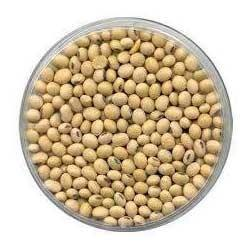
#> input picture beans.jpg, 250 x 250 px
$ python Sobel.py
#> lines starting #> are read from the running program, lines starting #| are printed output that depends on the picture
from scipy import ndimage
import matplotlib.pyplot as plt
import numpy as np
import cv2

def sobel_filters(img):

    Kx = np.array([[-1, 0, 1], [-2, 0, 2], [-1, 0, 1]], np.float32)
    Ky = np.array([[1, 2, 1], [0, 0, 0], [-1, -2, -1]], np.float32)

    Ix = ndimage.filters.convolve(img, Kx)
    Iy = ndimage.filters.convolve(img, Ky)

    G = np.hypot(Ix, Iy)
    G = G / G.max() * 255
    theta = np.arctan2(Iy, Ix)

    return (G, theta)
    #yield G
    #yield theta

img = cv2.imread('beans.jpg', 0)
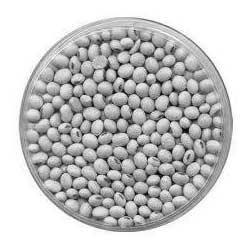
#> img: shape (250, 250); min 0, max 255, mean 199.9
#blur = cv2.GaussianBlur(img,(5,5),1)
(edges, theta1) = sobel_filters(img)
#> in sobel_filters, `Ix = ndimage.filters.convolve(img, Kx)`:
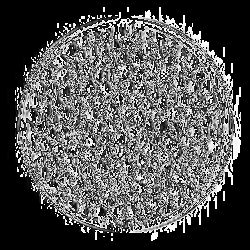
#> Ix: shape (250, 250); min 0, max 255, mean 84
#> in sobel_filters, `Iy = ndimage.filters.convolve(img, Ky)`:
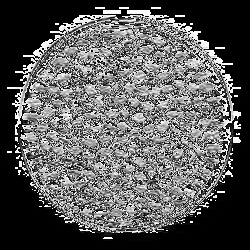
#> Iy: shape (250, 250); min 0, max 255, mean 90.1
#> in sobel_filters, `G = np.hypot(Ix, Iy)`:
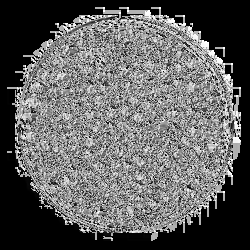
#> G: shape (250, 250) float16; min 0, max 360.5, mean 136.2; drawn with min black and max white
#> in sobel_filters, `theta = np.arctan2(Iy, Ix)`:
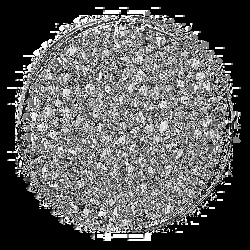
#> theta: shape (250, 250) float16; min 0, max 1.57, mean 0.566; drawn with min black and max white

#cv2.imshow('image', np.uint8(edges))
#cv2.waitKey(0)
#cv2.destroyAllWindows()

plt.subplot(121), plt.imshow(img, cmap = 'gray')
plt.title('Original Image'), plt.xticks([]), plt.yticks([])
plt.subplot(122), plt.imshow(np.uint8(edges),cmap = 'gray')
plt.title('Edge Image'), plt.xticks([]), plt.yticks([])

plt.show()
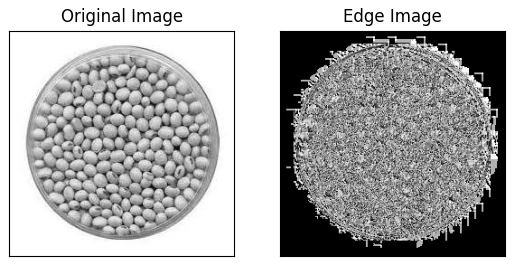
#> figure drawn by matplotlib, 2 panels

# [7 lines of commented-out code are left out]

$ run again, with coins.jpg copied over beans.jpg
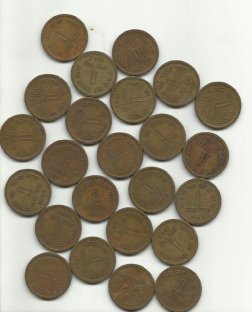
#> input picture coins.jpg, 252 x 312 px
#> in sobel_filters, `theta = np.arctan2(Iy, Ix)`:
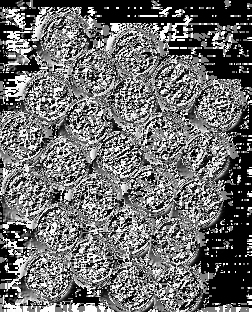
#> theta: shape (312, 252) float16; min 0, max 1.57, mean 0.675; drawn with min black and max white
#> `plt.show()`:
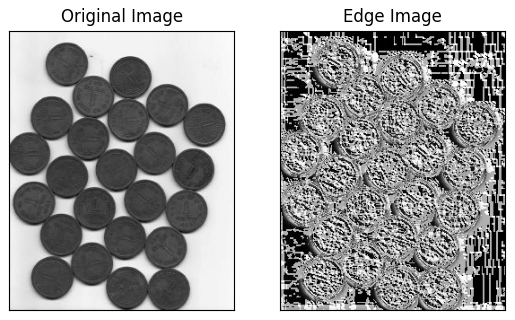
#> figure drawn by matplotlib, 2 panels
